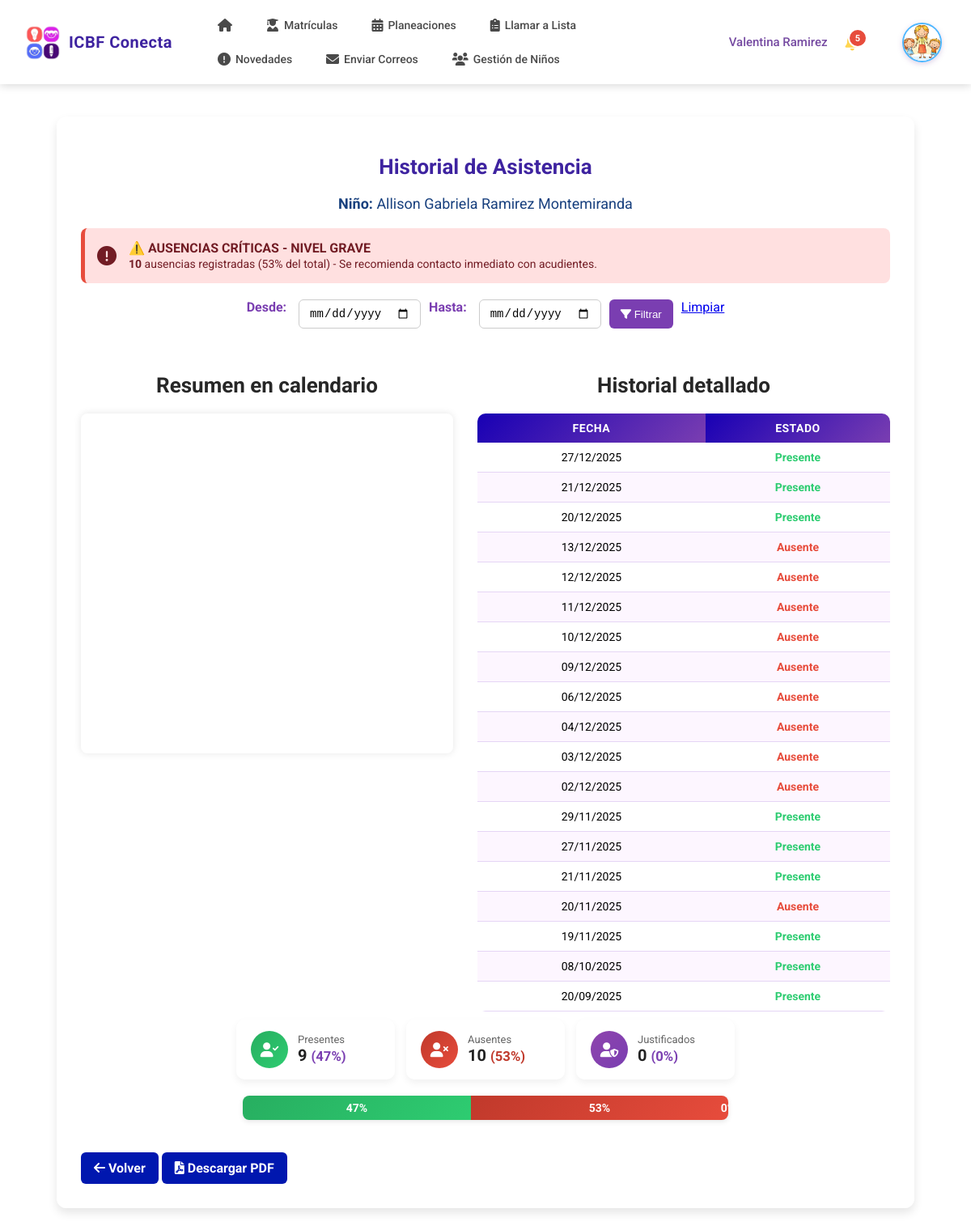
The page /asistencia/historial/2/ (signed in) on the database its author committed.
### core/models.py (models this page shows, shortened)
class Nino(models.Model):
    TIPO_SANGRE_CHOICES = [
        ('O+', 'O+'), ('O-', 'O-'), ('A+', 'A+'), ('A-', 'A-'),
        ('B+', 'B+'), ('B-', 'B-'), ('AB+', 'AB+'), ('AB-', 'AB-')
    ]
    PARENTESCO_CHOICES = [
        ('padre', 'Padre'), ('madre', 'Madre'), ('tutor', 'Tutor'),
        ('abuelo', 'Abuelo/a'), ('tio', 'Tío/a'), ('hermano', 'Hermano/a'),
        ('otro', 'Otro')
    ]
    TIPO_DOCUMENTO_CHOICES = [
        ('RC', 'Registro Civil'),
        ('TI', 'Tarjeta de Identidad'),
        ('CV', 'Carné de Vacunación'),
        ('AN', 'Acta de Nacimiento'),
        ('CE', 'Cédula de Extranjería'),
        ('PA', 'Pasaporte'),
    ]
    nombres = models.CharField(max_length=50)
    apellidos = models.CharField(max_length=50)
    fecha_nacimiento = models.DateField()
    tipo_documento = models.CharField(max_length=2, choices=TIPO_DOCUMENTO_CHOICES, default='RC', verbose_name='Tipo de Documento')
    documento = models.BigIntegerField(null=True, blank=True, verbose_name='Número de Documento')
    genero = models.CharField(
        max_length=20,
        null=True,
        blank=True,
        choices=[
            ('masculino', 'masculino'),
            ('femenino', 'femenino'),
            ('otro', 'otro'),
            ('no_especificado', 'no_especificado')
        ]
    )
    tipo_sangre = models.CharField(max_length=3, choices=TIPO_SANGRE_CHOICES, null=True, blank=True)
    parentesco = models.CharField(max_length=20, choices=PARENTESCO_CHOICES, null=True, blank=True)
    tiene_discapacidad = models.BooleanField(default=False)
    tipos_discapacidad = models.ManyToManyField('Discapacidad', blank=True)
    otra_discapacidad = models.CharField(max_length=100, null=True, blank=True)
    PAIS_NACIMIENTO_CHOICES = [
        ('', '-- Seleccione el país de nacimiento --'),
        ('colombia', 'Colombia'),
        ('venezuela', 'Venezuela'),
        ('ecuador', 'Ecuador'),
        ('peru', 'Perú'),
        ('panama', 'Panamá'),
        ('brasil', 'Brasil'),
        ('argentina', 'Argentina'),
        ('chile', 'Chile'),
        ('bolivia', 'Bolivia'),
        ('paraguay', 'Paraguay'),
        ('uruguay', 'Uruguay'),
        ('mexico', 'México'),
        ('costa_rica', 'Costa Rica'),
        ('nicaragua', 'Nicaragua'),
        ('honduras', 'Honduras'),
        ('guatemala', 'Guatemala'),
        ('el_salvador', 'El Salvador'),
        ('cuba', 'Cuba'),
        ('republica_dominicana', 'República Dominicana'),
        ('haiti', 'Haití'),
        ('estados_unidos', 'Estados Unidos'),
        ('canada', 'Canadá'),
        ('espana', 'España'),
        ('italia', 'Italia'),
        ('francia', 'Francia'),
        ('alemania', 'Alemania'),
        ('otro', 'Otro país')
    ]
    nacionalidad = models.CharField(
        max_length=50,
        choices=PAIS_NACIMIENTO_CHOICES,
        null=True,
        blank=True,
        verbose_name="País de nacimiento"
    )
    otro_pais = models.CharField(max_length=50, null=True, blank=True, verbose_name="Otro país (especifique)")
    fecha_ingreso = models.DateField(auto_now_add=True, verbose_name="Fecha de ingreso al hogar")
    hogar = models.ForeignKey(HogarComunitario, on_delete=models.PROTECT, related_name='ninos')
    padre = models.ForeignKey(Padre, on_delete=models.CASCADE, related_name='ninos')
    foto = models.FileField(upload_to='ninos/fotos/', null=True, blank=True)
    carnet_vacunacion = models.FileField(upload_to='ninos/vacunacion/', null=True, blank=True)
    certificado_eps = models.FileField(upload_to='ninos/eps/', null=True, blank=True)
    fecha_registro = models.DateTimeField(auto_now_add=True)
    registro_civil_img = models.FileField(upload_to='ninos/registro_civil/', null=True, blank=True)
    observaciones_medicas = models.TextField(null=True, blank=True, verbose_name="Observaciones médicas")
    estado = models.CharField(
        max_length=20,
        choices=[
            ('activo', 'Activo'),
            ('inactivo', 'Inactivo'),
            ('retirado', 'Retirado')
        ],
        default='activo'
    )
    class Meta:
        db_table = 'ninos'

class Asistencia(models.Model):
    nino = models.ForeignKey(Nino, on_delete=models.CASCADE, related_name='asistencias')
    fecha = models.DateField()
    estado = models.CharField(
        max_length=20,
        choices=[
            ('Presente', 'Presente'),
            ('Ausente', 'Ausente'),
            ('Justificado', 'Justificado')
        ]
    )
    class Meta:
        db_table = 'asistencia'
        indexes = [models.Index(fields=['nino'])]

### asistencia/views.py (the view)
# urls.py: path('historial/<int:nino_id>/', views.historial_asistencia, name='historial_asistencia'),
@login_required
@rol_requerido('madre_comunitaria')
def historial_asistencia(request, nino_id):
    madre_profile = request.user.madre_profile
    hogar_madre = HogarComunitario.objects.filter(madre=madre_profile).first()
    nino = get_object_or_404(Nino, id=nino_id, hogar=hogar_madre)
    historial = Asistencia.objects.filter(nino=nino).order_by('-fecha')
    start_date = request.GET.get('start_date')
    end_date = request.GET.get('end_date')
    if start_date and end_date:
        historial = historial.filter(fecha__range=[start_date, end_date])
    for asistencia in historial:
        novedad = Novedad.objects.filter(nino=nino, fecha=asistencia.fecha).first()
        asistencia.novedad_id = novedad.id if novedad else None
    eventos = [
        {
            "title": a.estado,
            "start": a.fecha.strftime("%Y-%m-%d"),
            "color": (
                "#28a745" if a.estado == "Presente" else
                "#dc3545" if a.estado == "Ausente" else
                "#6f42c1"
            )
        }
        for a in historial
    ]
    total = historial.count()
    presentes = historial.filter(estado="Presente").count()
    ausentes = historial.filter(estado="Ausente").count()
    justificados = historial.filter(estado="Justificado").count()
    def porcentaje(valor):
        return round((valor / total) * 100) if total > 0 else 0
    ausencias_sin_justificar = historial.filter(estado="Ausente").count()
    tiene_alerta = ausencias_sin_justificar >= 3
    alerta_ausencias = {
        'tiene_alerta': tiene_alerta,
        'ausencias_sin_justificar': ausencias_sin_justificar,
        'nivel': 'grave' if ausencias_sin_justificar >= 5 else 'warning' if ausencias_sin_justificar >= 3 else 'info',
        'porcentaje_ausencias': porcentaje(ausentes),
    }
    return render(request, 'asistencia/historial.html', {
        'nino': nino,
        'historial': historial,
        'presentes': presentes,
        'ausentes': ausentes,
        'justificados': justificados,
        'porc_presentes': porcentaje(presentes),
        'porc_ausentes': porcentaje(ausentes),
        'porc_justificados': porcentaje(justificados),
        'eventos_json': json.dumps(eventos, cls=DjangoJSONEncoder),
        'start_date': start_date,
        'end_date': end_date,
        'alerta_ausencias': alerta_ausencias,
    })

### templates/asistencia/historial.html (shortened to what this page needs)
{% load static %}
<!DOCTYPE html>
<html lang="es">
<head>
  <link rel="stylesheet" href="https://cdnjs.cloudflare.com/ajax/libs/font-awesome/6.0.0-beta3/css/all.min.css"/>
</head>
<body>
  {% include 'madre/navbar_madre.html' %}
<div class="container">
  <h1>Historial de Asistencia</h1>
  <p><strong>Niño:</strong> {{ nino.nombres }} {{ nino.apellidos }}</p>
  {% if alerta_ausencias.tiene_alerta %}
  <div id="alerta-ausencias" style="padding: 15px; border-radius: 8px; margin-bottom: 20px; border-left: 5px solid; display: flex; align-items: center; gap: 15px;">
    <i id="alerta-icon" class="fas" style="font-size: 24px;"></i>
    <div>
      <strong id="alerta-titulo"></strong>
      <br>
      <span style="font-size: 14px; margin-top: 4px;" id="alerta-mensaje"></span>
    </div>
  </div>
  {% endif %}
<form method="get" class="filtro-fechas">
  <label>Desde:</label>
  <input type="date" name="start_date" value="{{ start_date }}">
  <label>Hasta:</label>
  <input type="date" name="end_date" value="{{ end_date }}">
  <button type="submit"><i class="fas fa-filter"></i> Filtrar</button>
  <a href="{% url 'historial_asistencia' nino.id %}" class="btn btn-secondary">Limpiar</a>
</form>
  <div class="contenido-horizontal">
    <div class="bloque-calendario">
      <h4>Resumen en calendario</h4>
      <div id="calendar"></div>
    </div>
    <div class="bloque-tabla">
      <h4>Historial detallado</h4>
      {% if historial %}
        <table class="tabla-compacta">
          <thead>
            <tr><th>Fecha</th><th>Estado</th></tr>
          </thead>
          <tbody>
            {% for a in historial %}
              <tr>
                <td>{{ a.fecha|date:"d/m/Y" }}</td>
                <td>
                  {% if a.estado == "Justificado" and a.novedad_id %}
                    <a href="{% url 'novedades:novedades_detail' a.novedad_id %}" class="estado-justificado">Justificado</a>
                  {% elif a.estado == "Presente" %}
                    <span class="estado-presente">Presente</span>
                  {% elif a.estado == "Ausente" %}
                    <span class="estado-ausente">Ausente</span>
                  {% else %}
                    {{ a.estado }}
                  {% endif %}
                </td>
              </tr>
            {% endfor %}
          </tbody>
        </table>
      {% else %}
        <p>No hay registros de asistencia en el rango seleccionado.</p>
      {% endif %}
    </div>
  </div>
  <div class="stats-cards">
    <div class="stat-card">
      <div class="icon stat-present"><i class="fas fa-user-check"></i></div>
      <div>
        <div class="meta">Presentes</div>
        <div class="value">{{ presentes }} <small style="color:#7a3eb1;">({{ porc_presentes }}%)</small></div>
      </div>
    </div>
    <div class="stat-card">
      <div class="icon stat-absent"><i class="fas fa-user-times"></i></div>
      <div>
        <div class="meta">Ausentes</div>
        <div class="value">{{ ausentes }} <small style="color:#c0392b;">({{ porc_ausentes }}%)</small></div>
      </div>
    </div>
    <div class="stat-card">
      <div class="icon stat-just"><i class="fas fa-user-shield"></i></div>
      <div>
        <div class="meta">Justificados</div>
        <div class="value">{{ justificados }} <small style="color:#7a3eb1;">({{ porc_justificados }}%)</small></div>
      </div>
    </div>
  </div>
  <div class="grafico">
    <div class="barra presente" style="width: {{ porc_presentes }}%">{{ porc_presentes }}%</div>
    <div class="barra ausente" style="width: {{ porc_ausentes }}%">{{ porc_ausentes }}%</div>
    <div class="barra justificado" style="width: {{ porc_justificados }}%">{{ porc_justificados }}%</div>
  </div>
  <a href="{% url 'asistencia_form' %}" class="volver"><i class="fas fa-arrow-left"></i> Volver</a>
  <a href="{% url 'historial_pdf' nino.id %}" class="volver">
  <i class="fas fa-file-pdf"></i> Descargar PDF
</a>
</div>
</body>
</html>

### static/css/navbar_madre.css (style rules this page uses)
:root { --primary-gradient-start: #667eea; --primary-gradient-end: #764ba2; --primary-color: #667eea; --secondary-color: #764ba2; --white: #ffffff; --light-gray: #f5f7fa; --dark-text: #333333; --shadow: 0 2px 10px rgba(0, 0, 0, 0.15); }

### templates/asistencia/historial.html (style rules this page uses)
body { margin: 0; font-family: 'Roboto', sans-serif; background-color: #ffffff; background-size: cover; background-position: center; background-repeat: no-repeat; background-attachment: fixed; }
.container { max-width: 1000px; margin: 40px auto; background-color: rgba(255, 255, 255, 0.575); padding: 30px; border-radius: 12px; backdrop-filter: blur(4px); box-shadow: 0 6px 12px rgba(0,0,0,0.1); }
.stats-cards { display: flex; gap: 14px; justify-content: center; margin: 10px 0 20px 0; flex-wrap: wrap; }
.stat-card { background: white; border-radius: 10px; padding: 14px 18px; min-width: 160px; box-shadow: 0 4px 10px rgba(0,0,0,0.06); display: flex; gap: 12px; align-items: center; }
.stat-card .icon { width: 46px; height: 46px; border-radius: 50%; display: flex; align-items: center; justify-content: center; color: white; font-size: 18px; flex-shrink: 0; }
.stat-card .meta { font-size: 13px; color: #666; }
.stat-card .value { font-size: 20px; font-weight: 700; color: #222; }
.stat-present { background: linear-gradient(135deg,#27ae60,#2ecc71); }
.stat-absent { background: linear-gradient(135deg,#c0392b,#e74c3c); }
.stat-just { background: linear-gradient(135deg,#8e44ad,#7a3eb1); }
.tabla-compacta td { padding: 12px; }
.tabla-compacta th { padding: 12px; }
h1, h4 { text-align: center; margin-bottom: 20px; font-size: 26px; font-weight: bold; }
h1 { color: #3e23a0; }
h4 { color: #272727; }
p { text-align: center; font-size: 18px; color: #18407e; margin-bottom: 20px; }
.contenido-horizontal { display: flex; gap: 30px; justify-content: space-between; flex-wrap: wrap; }
.bloque-calendario { flex: 1 1 45%; min-width: 300px; }
.bloque-tabla { flex: 1 1 50%; min-width: 300px; }
.tabla-compacta { width: 100%; font-size: 14px; border-collapse: collapse; margin-top: 20px; border-radius: 10px; overflow: hidden; }
.tabla-compacta th { background: linear-gradient(135deg, #1800b4, #7a3eb1); color: white; font-weight: bold; padding: 10px; text-transform: uppercase; letter-spacing: 0.5px; }
.tabla-compacta td { padding: 10px; text-align: center; border-bottom: 1px solid #e5d5f5; }
.tabla-compacta tr:nth-child(even) { background-color: #fdf6ff; }
.estado-presente { color: #2ecc71; font-weight: bold; }
.estado-ausente { color: #e74c3c; font-weight: bold; }
.volver { display: inline-block; margin-top: 20px; padding: 10px 16px; background-color: #0017af; color: white; border-radius: 6px; text-decoration: none; font-weight: bold; transition: background-color 0.3s ease; }
.grafico { display: flex; height: 30px; margin: 20px auto; max-width: 600px; border-radius: 8px; overflow: hidden; box-shadow: 0 2px 6px rgba(0,0,0,0.1); font-weight: bold; color: white; text-align: center; }
.barra { display: flex; align-items: center; justify-content: center; font-size: 14px; animation: expand 0.6s ease-out; }
.barra.presente { background: linear-gradient(135deg, #27ae60, #2ecc71); }
.barra.ausente { background: linear-gradient(135deg, #c0392b, #e74c3c); }
.barra.justificado { background: linear-gradient(135deg, #8e44ad, #7a3eb1); }
#calendar { max-width: 100%; min-height: 400px; border-radius: 8px; box-shadow: 0 0 10px rgba(0,0,0,0.1); padding: 10px; background-color: #fff; }
.filtro-fechas { display: flex; justify-content: center; gap: 10px; flex-wrap: wrap; margin-bottom: 20px; }
.filtro-fechas label { font-weight: bold; color: #7a3eb1; margin-right: 5px; }
.filtro-fechas input[type="date"] { padding: 8px 12px; border: 1px solid #ccc; border-radius: 6px; font-size: 14px; transition: border-color 0.3s; }
.filtro-fechas button { background-color: #7a3eb1; color: white; border: none; padding: 8px 14px; border-radius: 6px; cursor: pointer; transition: background-color 0.3s; }

### rows shown on the page
Nino: nombres "Allison Gabriela", apellidos "Ramirez Montemiranda"
Asistencia: fecha "27/12/2025", estado "Presente"
Asistencia: fecha "21/12/2025", estado "Presente"
Asistencia: fecha "20/12/2025", estado "Presente"
Asistencia: fecha "13/12/2025", estado "Ausente"
Asistencia: fecha "12/12/2025", estado "Ausente"
Asistencia: fecha "11/12/2025", estado "Ausente"
Asistencia: fecha "10/12/2025", estado "Ausente"
Asistencia: fecha "09/12/2025", estado "Ausente"
Asistencia: fecha "06/12/2025", estado "Ausente"
Asistencia: fecha "04/12/2025", estado "Ausente"
Asistencia: fecha "03/12/2025", estado "Ausente"
Asistencia: fecha "02/12/2025", estado "Ausente"
Asistencia: fecha "29/11/2025", estado "Presente"
Asistencia: fecha "27/11/2025", estado "Presente"
Asistencia: fecha "21/11/2025", estado "Presente"
Asistencia: fecha "20/11/2025", estado "Ausente"
Asistencia: fecha "19/11/2025", estado "Presente"
Asistencia: fecha "08/10/2025", estado "Presente"
Asistencia: fecha "20/09/2025", estado "Presente"

### other values the page prints
{{ nombre_madre }} "Valentina Ramirez"
{{ notifications_count }} "5"
{{ presentes }} "9"
{{ porc_presentes }} "47"
{{ ausentes }} "10"
{{ porc_ausentes }} "53"
{{ justificados }} "0"
{{ porc_justificados }} "0"
